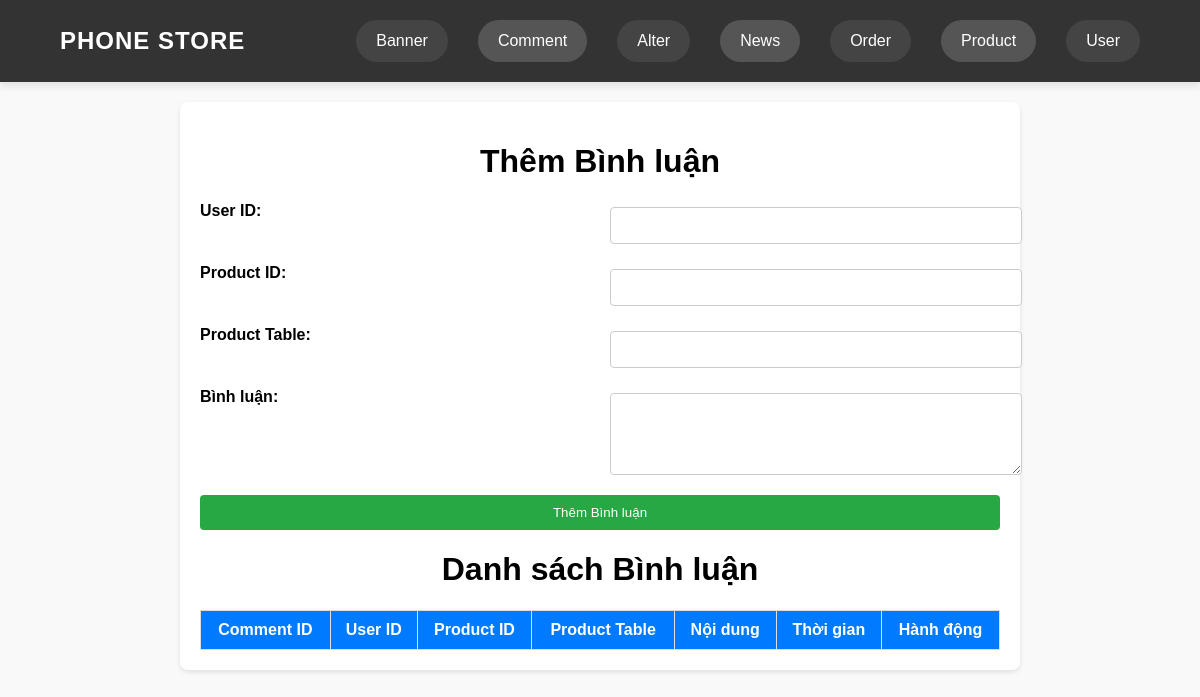
The app's page /comments_admin.php, older data.
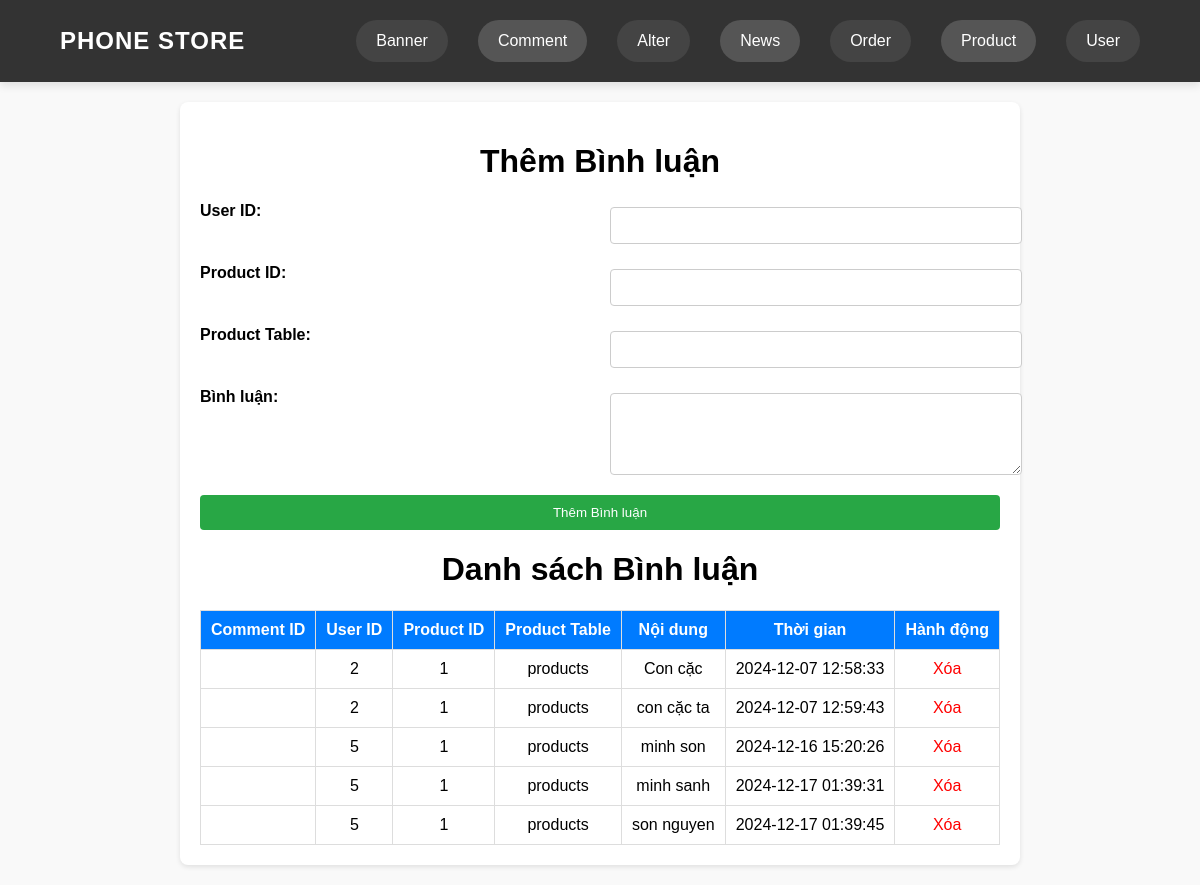
The same page, newer data.
### tables this page shows
CREATE TABLE comments (
    comment_id INT AUTO_INCREMENT PRIMARY KEY,
    user_id INT NOT NULL,
    product_id INT NOT NULL,
    product_table VARCHAR(255) NOT NULL,
    content TEXT NOT NULL,
    time DATETIME DEFAULT CURRENT_TIMESTAMP
);

### comments_admin.php (the view, shortened to what this page needs)
<?php
try {
    $db = new PDO('sqlite:phone_store.sqlite');
    $db->setAttribute(PDO::ATTR_ERRMODE, PDO::ERRMODE_EXCEPTION);
} catch (PDOException $e) {
    die("Lỗi kết nối cơ sở dữ liệu: " . $e->getMessage());
}
try {
    $comments = $db->query("SELECT * FROM comments")->fetchAll(PDO::FETCH_ASSOC);
} catch (PDOException $e) {
    die("Lỗi khi lấy danh sách bình luận: " . $e->getMessage());
}
?>
<!DOCTYPE html>
<html lang="vi">
<head>
    <link rel="stylesheet" href="admin/header_admin.css">
</head>
<body>
<?php include 'admin/header.php'; ?>
    <div class="container">
        <h1>Thêm Bình luận</h1>
        <form method="POST">
            <label for="user_id">User ID:</label>
            <input type="number" id="user_id" name="user_id" required>
            <label for="product_id">Product ID:</label>
            <input type="number" id="product_id" name="product_id" required>
            <label for="product_table">Product Table:</label>
            <input type="text" id="product_table" name="product_table" required>
            <label for="content">Bình luận:</label>
            <textarea id="content" name="content" rows="4" required></textarea>
            <button type="submit">Thêm Bình luận</button>
        </form>
        <h1>Danh sách Bình luận</h1>
        <table>
            <thead>
                <tr>
                    <th>Comment ID</th>
                    <th>User ID</th>
                    <th>Product ID</th>
                    <th>Product Table</th>
                    <th>Nội dung</th>
                    <th>Thời gian</th>
                    <th>Hành động</th>
                </tr>
            </thead>
            <tbody>
                <?php foreach ($comments as $comment): ?>
                    <tr>
                        <td><?php echo htmlspecialchars($comment['comment_id']); ?></td>
                        <td><?php echo htmlspecialchars($comment['user_id']); ?></td>
                        <td><?php echo htmlspecialchars($comment['product_id']); ?></td>
                        <td><?php echo htmlspecialchars($comment['product_table']); ?></td>
                        <td><?php echo htmlspecialchars($comment['content']); ?></td>
                        <td><?php echo htmlspecialchars($comment['time']); ?></td>
                        <td>
                            <a href="?delete_id=<?php echo $comment['comment_id']; ?>" class="delete-btn">Xóa</a>
                        </td>
                    </tr>
                <?php endforeach; ?>
            </tbody>
        </table>
    </div>
</body>
</html>

Row changes from the older to the newer data that the page shows:
added comments: user "2", product "1", product_table "products", content "Con cặc", time "2024-12-07 12:58:33", content "con cặc ta", time "2024-12-07 12:59:43", user "5", content "minh son", time "2024-12-16 15:20:26", content "minh sanh", time "2024-12-17 01:39:31", content "son nguyen", time "2024-12-17 01:39:45"
